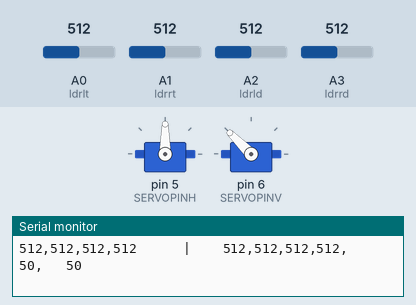
The sketch below on a simulated Arduino Uno, built with avr-gcc and run on an emulated ATmega328P. Shown: 2 × servo, the last lines printed to the serial monitor. Inputs (shaded band) come from the test bench; at power-on: A0 (ldrlt) = 512, A1 (ldrrt) = 512, A2 (ldrld) = 512, A3 (ldrrd) = 512.

Above: at 5.4 s.
5.5 s: A0 (ldrlt) set to 595
7.0 s: A0 (ldrlt) set to 621
At 7.7 s:
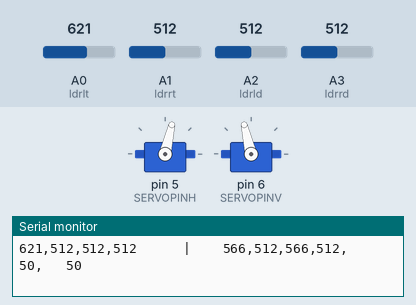
10.0 s: A1 (ldrrt) set to 716
At 12.7 s:
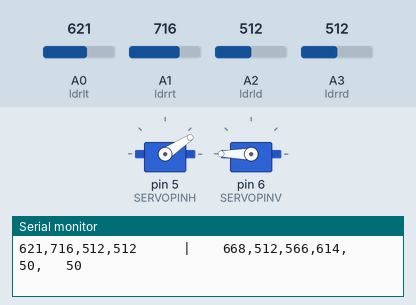
13.0 s: A2 (ldrld) set to 701
14.5 s: A2 (ldrld) set to 725
At 16.5 s:
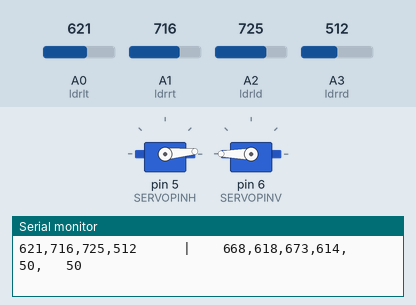
17.5 s: A3 (ldrrd) set to 696
19.0 s: A3 (ldrrd) set to 723
At 24.0 s:
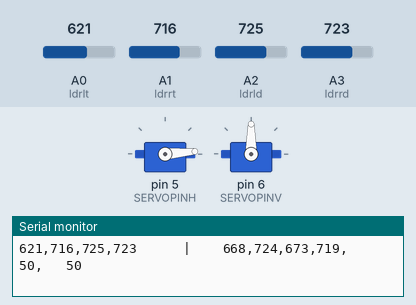
Timing chart, 0 to 24.7 s (numbered marks = the images above; inputs shaded):
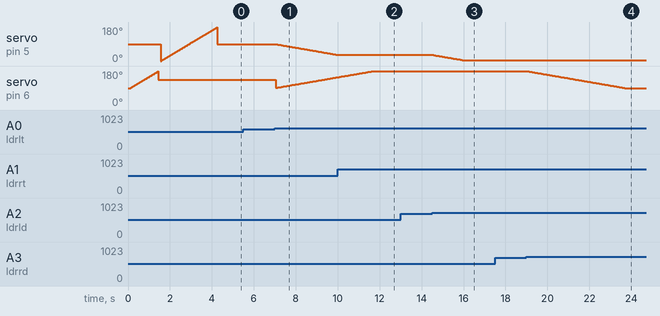

The sketch:

Sunflower.ino
```cpp
//淘宝『创元素店』https://shop423015102.taobao.com/
//更新日期 2021/03/06
//MiniRadar 超声波雷达 程序
//本程序对应商品 https://item.taobao.com/item.htm?spm=a1z10.1-c.w4004-23815833841.8.4f231fe7qvLFZi&id=649834806872

//Github版链接：  https://github.com/johnsonwust/

//部分系统有不不能正常安装驱动的情况，可以手工安装驱动（CH340 CH341都可以适用）。
//WIN驱动下载链接： https://sparks.gogo.co.nz/assets/_site_/downloads/CH34x_Install_Windows_v3_4.zip
//其他系统请到  https://sparks.gogo.co.nz/ch340.html  （CH34X驱动大全或自行搜索）
//注意，x64的win7系统或者是ghost的系统可能会无法安装驱动。


#include <Servo.h>

#define SERVOPINH  5 //水平舵机
#define SERVOPINV  6 //垂直舵机

#define dtime   50  //延时参数，数值越小相应速度越快，反之相应慢   单位毫秒 一般取值（10~100）
#define tol   50     //照度的相应范围，越小越敏感，反之迟缓  （取值10~100 根据环境光强度不同敏感度也不同，室内光源变化幅度大，阳光下变化小）
/*以上2参数太小，会对光线的细微变化极其敏感，进而产生抖动，
  为消除抖动，可以使用滤波处理，或者调节参数，减慢反应时间或敏感度来应对。 */


// 水平舵机的设置
Servo horizontal; // 水平舵机
int servoh = 90;   // 默认角度

int servohLimitHigh = 175;  //左右角度
int servohLimitLow = 5;     //左右角度

// 垂直舵机的设置
Servo vertical;     // 垂直舵机
int servov = 90;     // 默认角度

int servovLimitHigh = 180;  //
int servovLimitLow = 90;    //最大仰角 不易过大，传感器可能顶住机架


//
// 4个传感器的接线口
const int ldrlt = A0; //左上
const int ldrrt = A1; //右上
const int ldrld = A2; //左下
const int ldrrd = A3; //右下

void setup()
{
  Serial.begin(115200);
  horizontal.attach(SERVOPINH);
  vertical.attach(SERVOPINV);
  horizontal.write(servoh);
  vertical.write(servov);
  delay(100);

  //测试运行情况
  //测试垂直轴的运行情况，注意检测一下是否有卡住（或者导线缠绕）的情况。
  for(int i=servovLimitLow;i<servovLimitHigh;i+=2)
  {  vertical.write(i);
     delay(30);
  }
  vertical.write((servovLimitLow + servovLimitHigh)/2);
  delay(100);
  //测试水平
  for(int i=0;i<180;i+=2)
   {  horizontal.write(i);
     delay(30);
   }
   horizontal.write((servohLimitHigh + servohLimitLow)/2);
   //如果测试没有问题，可以去掉此处的代码。

}

void loop()
{
  int lt = analogRead(ldrlt); //
  int rt = analogRead(ldrrt); //
  int ld = analogRead(ldrld); //
  int rd = analogRead(ldrrd); //分别读取4个传感器的照度值


  int avt = (lt + rt) / 2; //
  int avd = (ld + rd) / 2; //
  int avl = (lt + ld) / 2; //
  int avr = (rt + rd) / 2; //将邻近的读数平均

  int dvert = avt - avd; //
  int dhoriz = avl - avr;//再计算上下行和左右排平均值的平均值

  Serial.print(lt);
  Serial.print(",");
  Serial.print(rt);
  Serial.print(",");
  Serial.print(ld);
  Serial.print(",");
  Serial.print(rd);
  Serial.print ("      |    ");

  Serial.print(avt);
  Serial.print(",");
  Serial.print(avd);
  Serial.print(",");
  Serial.print(avl);
  Serial.print(",");
  Serial.print(avr);
  Serial.print(",   ");
  Serial.print(dtime);
  Serial.print(",   ");
  Serial.println(tol);    //串口输出读数值，调试正常后，可以删除此段代码，可以提高相应速度。


//检查差异是否在公差范围内，否则改变垂直角度
  if (-1*tol > dvert || dvert > tol)
 {
  if (avt > avd)
  {
    servov = ++servov;
     if (servov > servovLimitHigh)
     {
      servov = servovLimitHigh;
     }
  }
  else if (avt < avd)
  {
    servov= --servov;
    if (servov < servovLimitLow)
  {
    servov = servovLimitLow;
  }
  }
  vertical.write(servov); //舵机旋转角度和光线相反的话 用(180- servov)或 (servov) 调换方向即可
  }

  //检查差异是否在公差范围内，否则改变水平角度
  if (-1*tol > dhoriz || dhoriz > tol)
  {
  if (avl > avr)
  {
    servoh = --servoh;
    if (servoh < servohLimitLow)
    {
    servoh = servohLimitLow;
    }
  }
  else if (avl < avr)
  {
    servoh = ++servoh;
     if (servoh > servohLimitHigh)
     {
     servoh = servohLimitHigh;
     }
  }
  else if (avl = avr)
  {
    // nothing
  }
  horizontal.write(servoh); //舵机旋转角度和光线相反的话 用(180- servoh) 或 (servoh) 调换方向即可
  }
   delay(dtime);

}
```

Measured:
- the behaviour switches between 613 and 614 on A0 (ldrlt) (found by bisection; images 0 and 1)
- the behaviour switches between 708 and 709 on A2 (ldrld) (found by bisection; images 2 and 3)
- the behaviour switches between 712 and 713 on A3 (ldrrd) (found by bisection; images 3 and 4)
- after the input at 7.0 s, servo on pin 5 (SERVOPINH): moves from 90° to 33° over 2.9 s, starting at once
- after the input at 10.0 s, servo on pin 5 (SERVOPINH): stays 33° (without the input it goes to 32° after 0.02 s)
- after the input at 14.5 s, servo on pin 5 (SERVOPINH): moves from 33° to 5° over 1.4 s, starting at once
- after the input at 19.0 s, servo on pin 6 (SERVOPINV): moves from 180° to 90° over 4.7 s, starting at once
